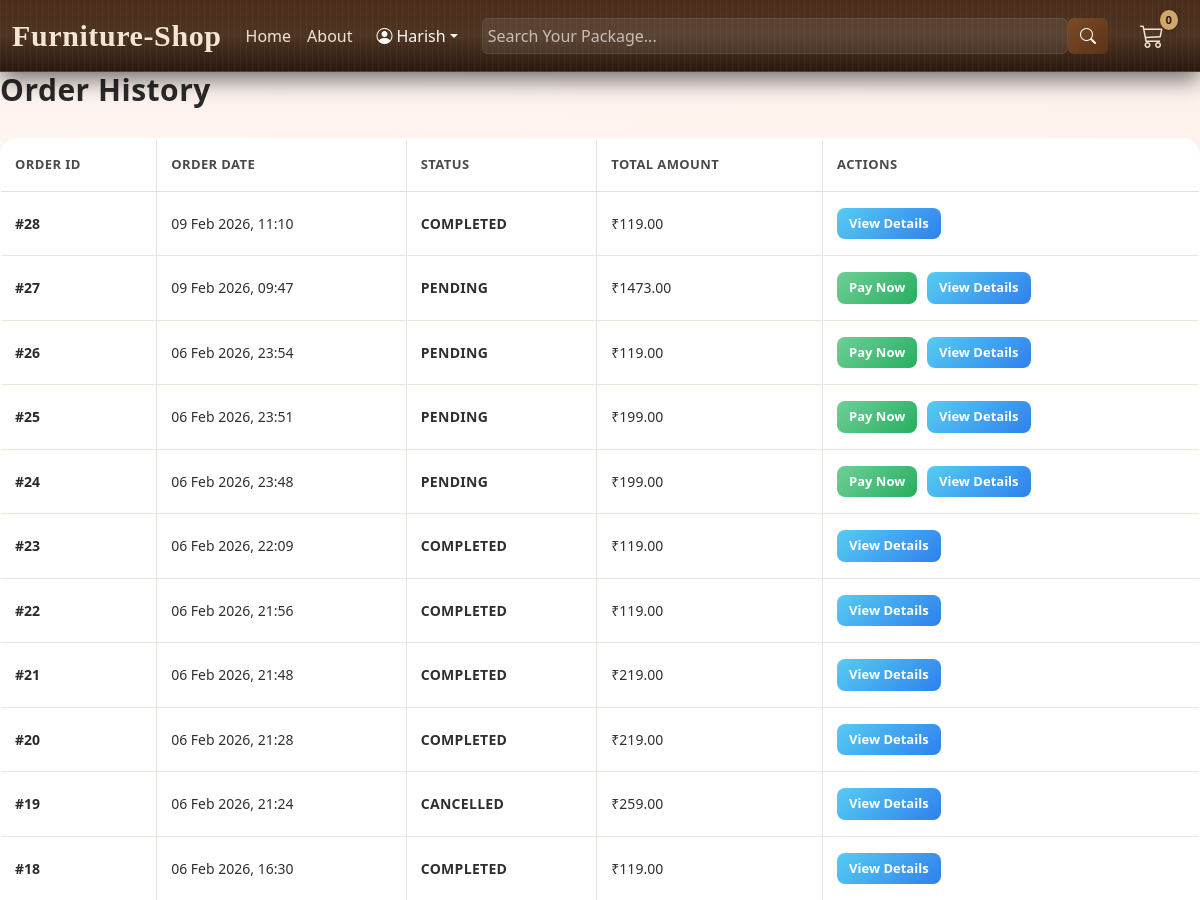
/orders/history/ (signed in, upper part), run on an earlier commit of the app's database.
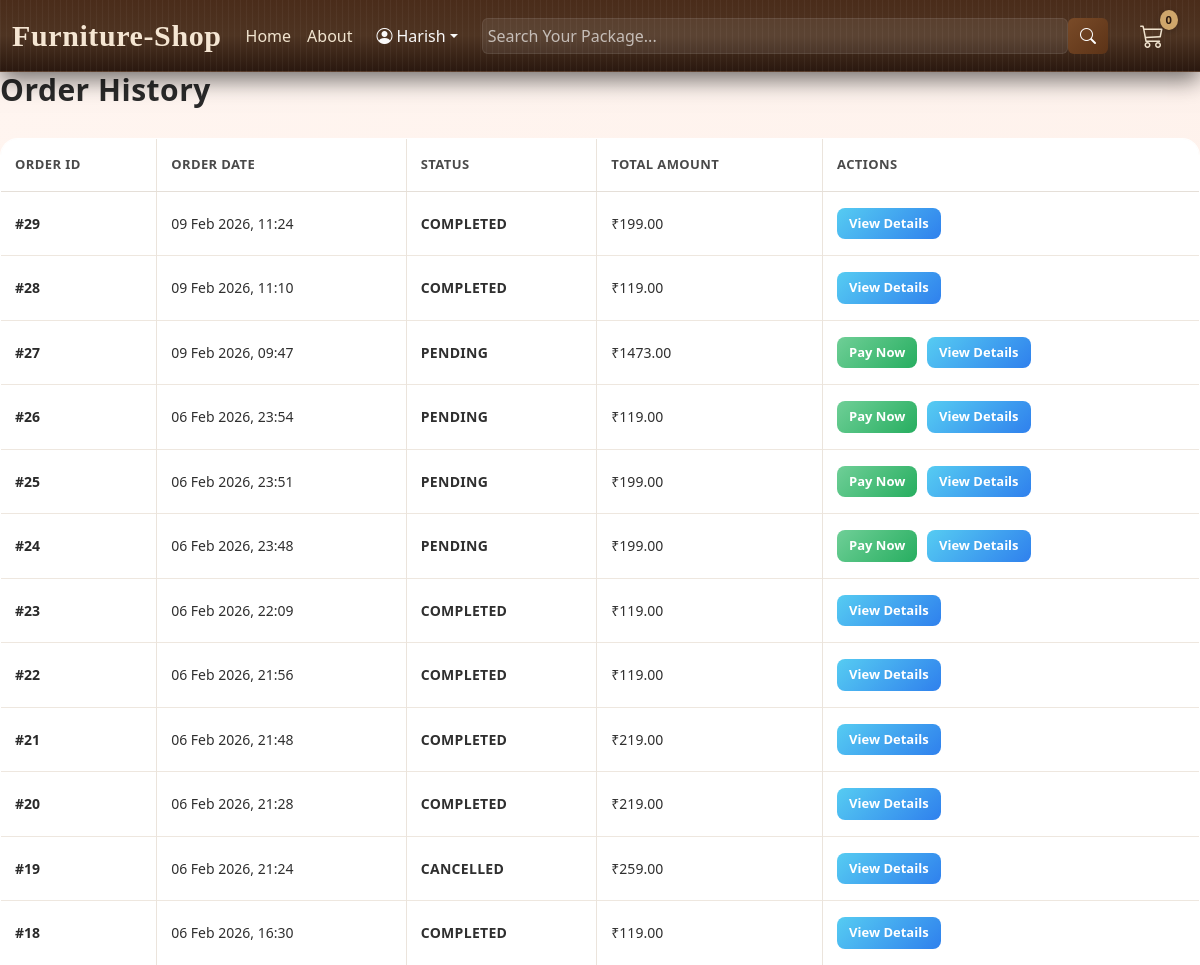
And on a later commit of the database.
### orders/models.py (models this page shows, shortened)
class Order(models.Model):
    user = models.ForeignKey(User, on_delete=models.CASCADE)
    order_date = models.DateTimeField(auto_now_add=True)
    total_amount = models.DecimalField(max_digits=10, decimal_places=2)
    status = models.CharField(max_length=20, choices=[('PENDING','Pending'),('COMPLETED','Completed')])
    razorpay_order_id = models.CharField(max_length=255)
    address = models.ForeignKey(Address, on_delete=models.CASCADE, null=True, blank=True, related_name="orders")

### orders/views.py (the view)
# urls.py: path('orders/history/', views.order_history, name='order_history'),
@login_required
def order_history(request):
    orders = Order.objects.filter(user=request.user).prefetch_related('order_details').order_by('-order_date')
    return render(request, 'orders/order_history.html', {'orders': orders})

### templates/orders/order_history.html (shortened to what this page needs)
{% extends 'base/base.html' %}
{% load static %}
{% block content %}
<h1>Order History</h1>
{% if orders %}
<table class="table table-bordered">
    <thead>
        <tr>
            <th>Order ID</th>
            <th>Order Date</th>
            <th>Status</th>
            <th>Total Amount</th>
            <th>Actions</th>
        </tr>
    </thead>
    <tbody>
        {% for order in orders %}
        <tr>
            <td>#{{ order.id }}</td>
            <td>{{ order.order_date|date:"d M Y, H:i" }}</td>
            <td>{{ order.status }}</td>
            <td>₹{{ order.total_amount }}</td>
            <td>
                {% if order.status == 'PENDING' %}
                    <a href="{% url 'payment:create_razorpay_order' order.id %}" class="btn btn-success btn-sm">
                        Pay Now
                    </a>
                {% endif %}
                <a href="{% url 'order_detail' order.id %}" class="btn btn-info btn-sm">
                    View Details
                </a>
            </td>
        </tr>
        {% endfor %}
    </tbody>
</table>
{% else %}
<p>No orders found.</p>
<a href="{% url 'homepage' %}" class="btn btn-primary">Start Shopping</a>
{% endif %}
{% endblock %}

What changed in the data, as far as the page shows it:
added Order: id "29", order_date "09 Feb 2026, 11:24", status "COMPLETED", total_amount "199.00"
